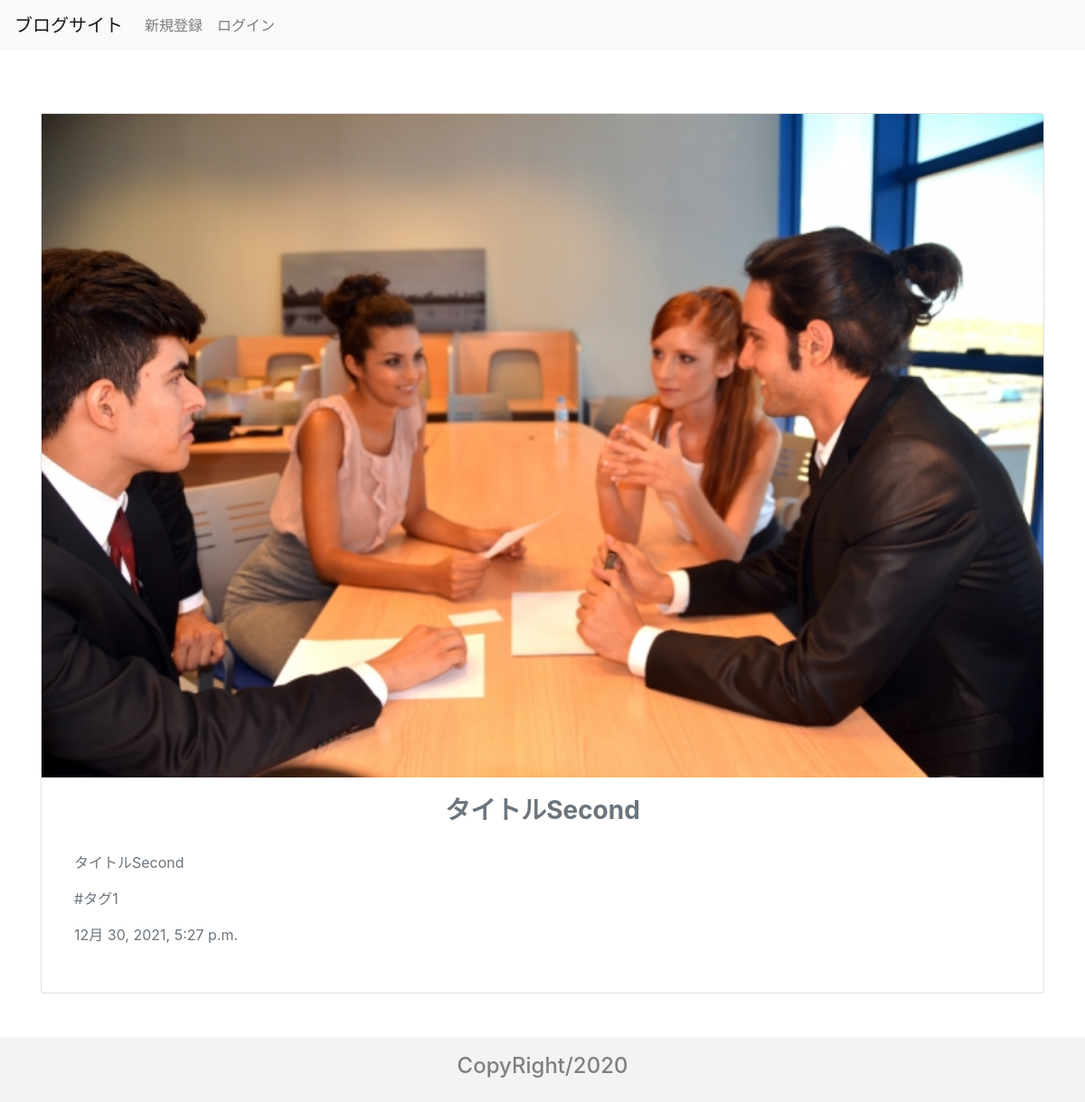
The page /detail/2/ on the database its author committed.
### blog_app/models.py (models this page shows, shortened)
class Post(models.Model):
    title = models.CharField('タイトル', max_length=35)
    text = models.TextField('本文')
    image = models.ImageField('画像', upload_to='images', blank=True)
    created_at = models.DateTimeField('投稿日', default=timezone.now)
    tag = models.ForeignKey(Tag, verbose_name='タグ', on_delete=models.PROTECT)
    user = models.ForeignKey(User, on_delete=models.CASCADE)

class Tag(models.Model):
    tag = models.CharField('タグ名', max_length=50)
    def __str__(self):
        return self.tag

### blog_app/views.py (the view)
# urls.py: path('detail/<int:post_id>/', detail, name='detail'),
def detail(request, post_id):
    post = get_object_or_404(Post, id=post_id)
    return render(request, 'blog_app/detail.html', {'post': post})

### templates/blog_app/detail.html (shortened to what this page needs)
{% extends 'base.html' %}
{% block content %}
<div class="card text-secondary" style="margin-top: 55px;">
 {% if post.image %}
 <img style="width: 100%; max-height: 500;" class="img-fluid mx-auto" src="{{ post.image.url }}">
 {% else %}
 <div class="p-1 border border-secondary text-center pt-5" style="min-width: 500; min-height: 400;">No Image</div>
 {% endif %}  <div class="card-body">
   <h3 class="card-title font-weight-bold text-center">{{ post.title }}</h3>
   <div class="p-3">
   <p class="card-text">{{ post.text }}</p>
   <p>#{{post.tag}}</p>
   <p>{{post.created_at}}</p>
 </div>
</div>
</div>
{% endblock %}

### static/css/style.css (style rules this page uses)
html { min-height: 100vh; position: relative; padding-bottom: 120px; }

### rows shown on the page
Post: image (picture), title "タイトルSecond", text "タイトルSecond", tag "タグ1", created_at "12月 30, 2021, 5:27 p.m."
